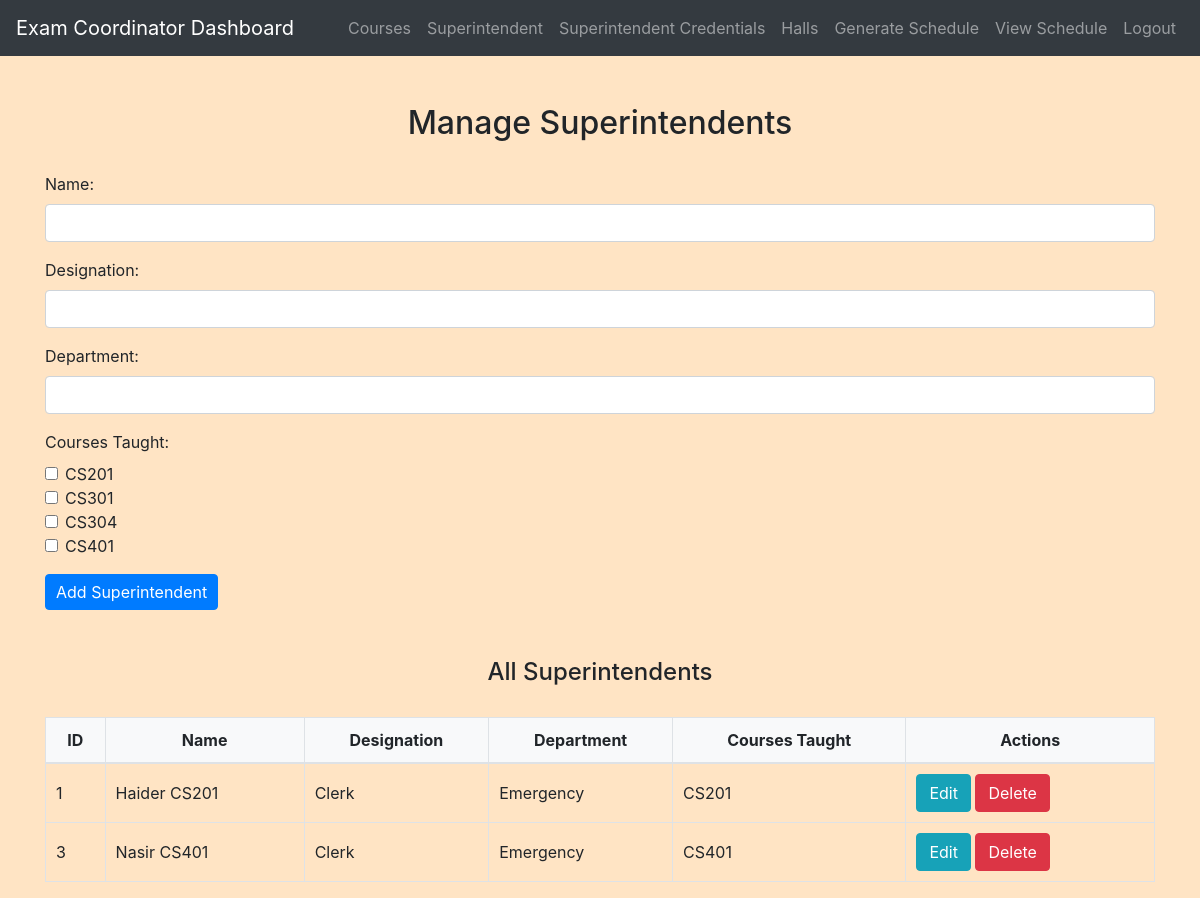
Screenshot of /exam_coordinator/manage_superintendents.php (signed in) with the database file from the repository.
### tables this page shows
CREATE TABLE `courses` (
  `id` int(11) NOT NULL,
  `course_code` varchar(10) NOT NULL
);

CREATE TABLE `superintendents` (
  `id` int(11) NOT NULL,
  `name` varchar(100) NOT NULL,
  `designation` varchar(100) NOT NULL,
  `department` varchar(100) NOT NULL,
  `email` varchar(255) DEFAULT NULL,
  `password` varchar(255) DEFAULT NULL
);

### exam_coordinator/manage_superintendents.php (the view, shortened to what this page needs)
<?php
include('config.php');
$courses = $conn->query("SELECT * FROM courses");
$superintendent_id = '';
$name = '';
$designation = '';
$department = '';
$selected_courses = [];
$superintendents = $conn->query("SELECT s.id, s.name, s.designation, s.department FROM superintendents s");
?>
<!DOCTYPE html>
<html>
<head>
    <link rel="stylesheet" href="https://maxcdn.bootstrapcdn.com/bootstrap/4.5.2/css/bootstrap.min.css">
    <link rel="stylesheet" href="../css/style.css">
</head>
<body>
<?php include('navbar.php'); ?>
<div class="container mt-5">
    <h2>Manage Superintendents</h2>
    <form action="manage_superintendents.php" method="post">
        <div class="form-group">
            <label for="name">Name:</label>
            <input type="text" class="form-control" id="name" name="name" value="<?php echo $name; ?>" required>
        </div>
        <div class="form-group">
            <label for="designation">Designation:</label>
            <input type="text" class="form-control" id="designation" name="designation" value="<?php echo $designation; ?>" required>
        </div>
        <div class="form-group">
            <label for="department">Department:</label>
            <input type="text" class="form-control" id="department" name="department" value="<?php echo $department; ?>" required>
        </div>
        <div class="form-group">
            <label for="courses">Courses Taught:</label>
            <div class="form-check">
                <?php while ($course = $courses->fetch_assoc()): ?>
                    <input class="form-check-input" type="checkbox" name="courses[]" value="<?php echo $course['id']; ?>" id="course_<?php echo $course['id']; ?>"
                        <?php echo in_array($course['id'], $selected_courses) ? 'checked' : ''; ?>>
                    <label class="form-check-label" for="course_<?php echo $course['id']; ?>">
                        <?php echo $course['course_code']; ?>
                    </label><br>
                <?php endwhile; ?>
            </div>
        </div>
        <?php if (!empty($superintendent_id)): ?>
            <input type="hidden" name="superintendent_id" value="<?php echo $superintendent_id; ?>">
            <button type="submit" name="update_superintendent" class="btn btn-primary">Update Superintendent</button>
        <?php else: ?>
            <button type="submit" name="add_superintendent" class="btn btn-primary">Add Superintendent</button>
        <?php endif; ?>
    </form>
    <h4 class="mt-5">All Superintendents</h4>
    <table class="table table-bordered">
        <thead>
            <tr>
                <th>ID</th>
                <th>Name</th>
                <th>Designation</th>
                <th>Department</th>
                <th>Courses Taught</th>
                <th>Actions</th>
            </tr>
        </thead>
        <tbody>
        <?php while ($superintendent = $superintendents->fetch_assoc()): ?>
            <tr>
                <td><?php echo $superintendent['id']; ?></td>
                <td><?php echo $superintendent['name']; ?></td>
                <td><?php echo $superintendent['designation']; ?></td>
                <td><?php echo $superintendent['department']; ?></td>
                <td>
                    <?php
                    $superintendent_id = $superintendent['id'];
                    $courses_taught = $conn->query("SELECT c.course_code FROM superintendent_courses sc JOIN courses c ON sc.course_id = c.id WHERE sc.superintendent_id = $superintendent_id");
                    while ($course = $courses_taught->fetch_assoc()) {
                        echo $course['course_code'] . " ";
                    }
                    ?>
                </td>
                <td>
                    <form action="manage_superintendents.php" method="post" style="display:inline-block;">
                        <button type="submit" name="edit_superintendent" class="btn btn-info">Edit</button>
                    </form>
                    <form action="manage_superintendents.php" method="post" style="display:inline-block;">
                        <button type="submit" name="delete_superintendent" class="btn btn-danger" onclick="return confirm('Are you sure you want to delete this superintendent?');">Delete</button>
                    </form>
                </td>
            </tr>
        <?php endwhile; ?>
        </tbody>
    </table>
</div>
</body>
</html>

### css/style.css (style rules this page uses)
body { background-color: bisque; }
h1, h2, h3, h4 { text-align: center; margin-top: 30px; margin-bottom: 30px; }
.table { width: 100%; border-collapse: collapse; margin-top: 20px; }
.table th, .table td { padding: 10px; border: 1px solid #dee2e6; }
.table thead th { background-color: #f8f9fa; font-weight: bold; text-align: center; }
.table tbody td { vertical-align: middle; }
.btn-primary { padding: 5px 10px; }

### rows the page displays
courses: course_code "CS201"
courses: course_code "CS301"
courses: course_code "CS304"
courses: course_code "CS401"
superintendents: id "1", name "Haider CS201", designation "Clerk", department "Emergency"
superintendents: id "3", name "Nasir CS401", designation "Clerk", department "Emergency"
